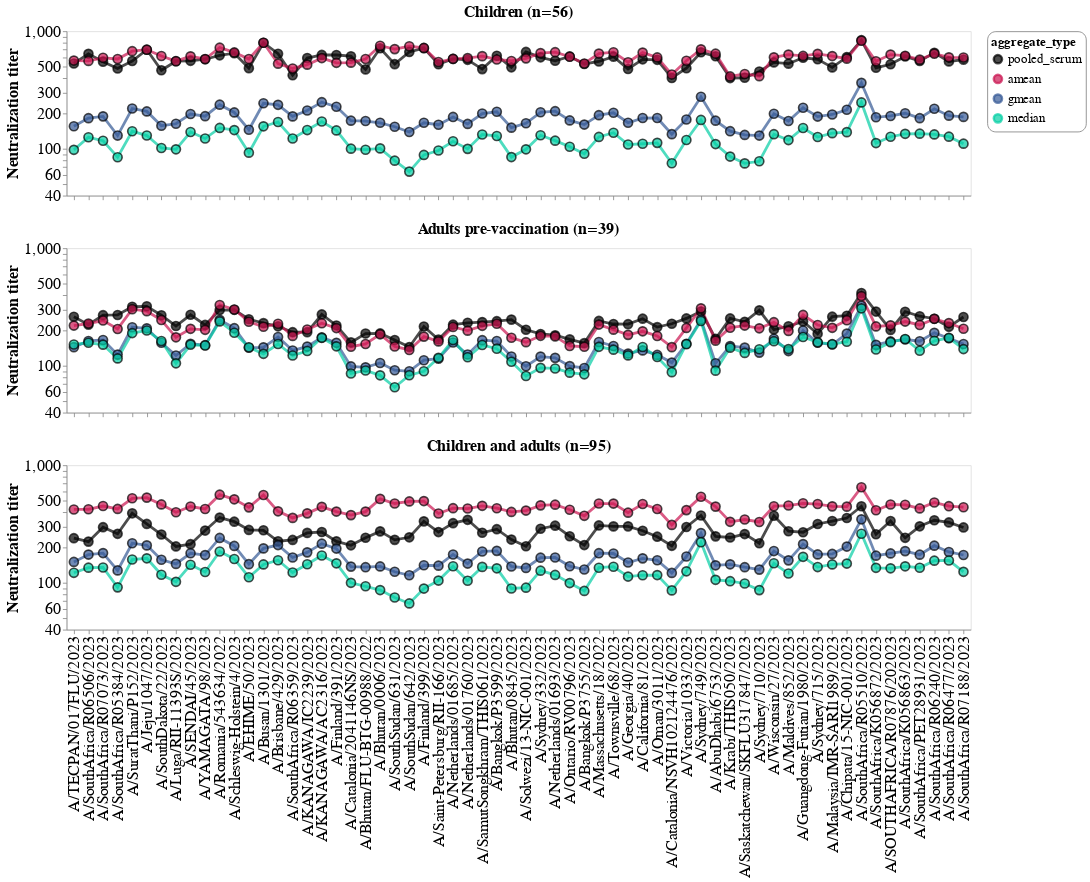

Here is the notebook cell this chart was saved with:
### Code cell
# Get titer plots
pretty_titer_plot = (alt.concat(*titer_plots, title = '', columns = 1).resolve_scale(
    y='shared',
    x='shared')
 .configure_legend(titleFontSize=16, 
                   labelFontSize = 16,
                   strokeColor='gray',
                   padding=5,
                   cornerRadius=10,
                   symbolStrokeWidth = 3)
                    )

# Save
outfile = os.path.join(resultsdir, 'median_adults_and_children_vs_pool.png')
pretty_titer_plot.save(outfile, dpi = 600)
pretty_titer_plot

### Figure 1 — Vega-Lite specification as saved in the notebook (floating-point values rounded to 4 significant figures; data arrays with more than 128 entries replaced by an {"elided": "..."} marker saying what was removed)
{"config": {"view": {"continuousWidth": 300, "continuousHeight": 300}, "legend": {"cornerRadius": 10, "labelFontSize": 16, "padding": 5, "strokeColor": "gray", "symbolStrokeWidth": 3, "titleFontSize": 16}}, "concat": [{"layer": [{"mark": {"type": "line", "opacity": 0.7, "point": false, "size": 3.4}, "encoding": {"color": {"field": "aggregate_type", "scale": {"range": ["black", "#ca1551", "#345995", "#03cea4"]}, "sort": ["Children"], "type": "nominal"}, "x": {"axis": {"grid": false, "labelAlign": "right", "labelFontSize": 0, "labelLimit": 1000, "title": null, "titleFontSize": 0, "titleY": 330}, "field": "virus", "sort": ["A/Texas/50/2012X-223A", "A/Texas/50/2012", "A/Switzerland/9715293/2013", "A/Switzerland/9715293/2013NIB-88", "A/Kansas/14/2017", "A/HongKong/4801/2014egg", "A/HongKong/4801/2014", "A/Singapore/INFIMH-16-0019/2016X-307A", "A/Singapore/INFIMH-16-0019/2016", "A/HongKong/2671/2019", "A/HongKong/45/2019", "A/Cambodia/e0826360/2020", "A/Cambodia/e0826360/2020egg", "A/TECPAN/017FLU/2023", "A/SouthAfrica/R06506/2023", "A/SouthAfrica/R07073/2023", "A/SouthAfrica/R05384/2023", "A/SuratThani/P152/2023", "A/Jeju/1047/2023", "A/SouthDakota/22/2023", "A/Luga/RII-11393S/2023", "A/SENDAI/45/2023", "A/YAMAGATA/98/2023", "A/Romania/543634/2022", "A/Schleswig-Holstein/4/2023", "A/EHIME/50/2023", "A/Darwin/9/2021", "A/Darwin/6/2021", "A/Busan/1301/2023", "A/Brisbane/429/2023", "A/SouthAfrica/R06359/2023", "A/KANAGAWA/IC2239/2023", "A/KANAGAWA/AC2316/2023", "A/Finland/391/2023", "A/Catalonia/2041146NS/2023", "A/Bhutan/FLU-BTG-00988/2022", "A/Bhutan/0006/2023", "A/SouthSudan/631/2023", "A/SouthSudan/642/2023", "A/Finland/399/2023", "A/Saint-Petersburg/RII-166/2023", "A/Thailand/8/2022", "A/Netherlands/01685/2023", "A/Netherlands/01760/2023", "A/SamutSongkhram/THIS061/2023", "A/Bangkok/P3599/2023", "A/Bhutan/0845/2023", "A/Solwezi/13-NIC-001/2023", "A/Sydney/332/2023", "A/Netherlands/01693/2023", "A/Ontario/RV00796/2023", "A/Bangkok/P3755/2023", "A/Massachusetts/18/2022", "A/Townsville/68/2023", "A/Georgia/40/2023", "A/California/81/2023", "A/Oman/3011/2023", "A/Catalonia/NSVH102124476/2023", "A/Victoria/1033/2023", "A/Sydney/749/2023", "A/AbuDhabi/6753/2023", "A/Krabi/THIS050/2023", "A/Saskatchewan/SKFLU317847/2023", "A/Sydney/710/2023", "A/Wisconsin/27/2023", "A/Maldives/852/2023", "A/Guangdong-Futian/1980/2023", "A/Sydney/715/2023", "A/Malaysia/IMR-SARI1989/2023", "A/Chipata/15-NIC-001/2023", "A/SouthAfrica/R05510/2023", "A/SouthAfrica/K056872/2023", "A/SOUTHAFRICA/R07876/202023", "A/SouthAfrica/K056863/2023", "A/SouthAfrica/PET28931/2023", "A/SouthAfrica/R06240/2023", "A/SouthAfrica/R06477/2023", "A/SouthAfrica/R07188/2023"], "type": "nominal"}, "y": {"axis": {"grid": false, "labelFontSize": 19, "title": "Neutralization titer", "titleFontSize": 19}, "field": "titer", "scale": {"domain": [40, 1000], "nice": false, "type": "log"}, "type": "quantitative"}}}, {"mark": {"type": "point", "filled": true, "opacity": 0.7, "size": 120, "stroke": "black", "strokeWidth": 2}, "encoding": {"color": {"field": "aggregate_type", "scale": {"range": ["black", "#ca1551", "#345995", "#03cea4"]}, "sort": ["Children"], "type": "nominal"}, "x": {"field": "virus", "sort": ["A/Texas/50/2012X-223A", "A/Texas/50/2012", "A/Switzerland/9715293/2013", "A/Switzerland/9715293/2013NIB-88", "A/Kansas/14/2017", "A/HongKong/4801/2014egg", "A/HongKong/4801/2014", "A/Singapore/INFIMH-16-0019/2016X-307A", "A/Singapore/INFIMH-16-0019/2016", "A/HongKong/2671/2019", "A/HongKong/45/2019", "A/Cambodia/e0826360/2020", "A/Cambodia/e0826360/2020egg", "A/TECPAN/017FLU/2023", "A/SouthAfrica/R06506/2023", "A/SouthAfrica/R07073/2023", "A/SouthAfrica/R05384/2023", "A/SuratThani/P152/2023", "A/Jeju/1047/2023", "A/SouthDakota/22/2023", "A/Luga/RII-11393S/2023", "A/SENDAI/45/2023", "A/YAMAGATA/98/2023", "A/Romania/543634/2022", "A/Schleswig-Holstein/4/2023", "A/EHIME/50/2023", "A/Darwin/9/2021", "A/Darwin/6/2021", "A/Busan/1301/2023", "A/Brisbane/429/2023", "A/SouthAfrica/R06359/2023", "A/KANAGAWA/IC2239/2023", "A/KANAGAWA/AC2316/2023", "A/Finland/391/2023", "A/Catalonia/2041146NS/2023", "A/Bhutan/FLU-BTG-00988/2022", "A/Bhutan/0006/2023", "A/SouthSudan/631/2023", "A/SouthSudan/642/2023", "A/Finland/399/2023", "A/Saint-Petersburg/RII-166/2023", "A/Thailand/8/2022", "A/Netherlands/01685/2023", "A/Netherlands/01760/2023", "A/SamutSongkhram/THIS061/2023", "A/Bangkok/P3599/2023", "A/Bhutan/0845/2023", "A/Solwezi/13-NIC-001/2023", "A/Sydney/332/2023", "A/Netherlands/01693/2023", "A/Ontario/RV00796/2023", "A/Bangkok/P3755/2023", "A/Massachusetts/18/2022", "A/Townsville/68/2023", "A/Georgia/40/2023", "A/California/81/2023", "A/Oman/3011/2023", "A/Catalonia/NSVH102124476/2023", "A/Victoria/1033/2023", "A/Sydney/749/2023", "A/AbuDhabi/6753/2023", "A/Krabi/THIS050/2023", "A/Saskatchewan/SKFLU317847/2023", "A/Sydney/710/2023", "A/Wisconsin/27/2023", "A/Maldives/852/2023", "A/Guangdong-Futian/1980/2023", "A/Sydney/715/2023", "A/Malaysia/IMR-SARI1989/2023", "A/Chipata/15-NIC-001/2023", "A/SouthAfrica/R05510/2023", "A/SouthAfrica/K056872/2023", "A/SOUTHAFRICA/R07876/202023", "A/SouthAfrica/K056863/2023", "A/SouthAfrica/PET28931/2023", "A/SouthAfrica/R06240/2023", "A/SouthAfrica/R06477/2023", "A/SouthAfrica/R07188/2023"], "type": "nominal"}, "y": {"field": "titer", "type": "quantitative"}}}], "data": {"name": "data-3b2e7f719a65099b0fe09a14836e688a"}, "height": 200, "title": {"text": "Children (n=56)", "anchor": "middle", "fontSize": 19}, "width": 1100}, {"layer": [{"mark": {"type": "line", "opacity": 0.7, "point": false, "size": 3.4}, "encoding": {"color": {"field": "aggregate_type", "scale": {"range": ["black", "#ca1551", "#345995", "#03cea4"]}, "sort": ["Children"], "type": "nominal"}, "x": {"axis": {"grid": false, "labelAlign": "right", "labelFontSize": 0, "labelLimit": 1000, "title": null, "titleFontSize": 0, "titleY": 330}, "field": "virus", "sort": ["A/Texas/50/2012X-223A", "A/Texas/50/2012", "A/Switzerland/9715293/2013", "A/Switzerland/9715293/2013NIB-88", "A/Kansas/14/2017", "A/HongKong/4801/2014egg", "A/HongKong/4801/2014", "A/Singapore/INFIMH-16-0019/2016X-307A", "A/Singapore/INFIMH-16-0019/2016", "A/HongKong/2671/2019", "A/HongKong/45/2019", "A/Cambodia/e0826360/2020", "A/Cambodia/e0826360/2020egg", "A/TECPAN/017FLU/2023", "A/SouthAfrica/R06506/2023", "A/SouthAfrica/R07073/2023", "A/SouthAfrica/R05384/2023", "A/SuratThani/P152/2023", "A/Jeju/1047/2023", "A/SouthDakota/22/2023", "A/Luga/RII-11393S/2023", "A/SENDAI/45/2023", "A/YAMAGATA/98/2023", "A/Romania/543634/2022", "A/Schleswig-Holstein/4/2023", "A/EHIME/50/2023", "A/Darwin/9/2021", "A/Darwin/6/2021", "A/Busan/1301/2023", "A/Brisbane/429/2023", "A/SouthAfrica/R06359/2023", "A/KANAGAWA/IC2239/2023", "A/KANAGAWA/AC2316/2023", "A/Finland/391/2023", "A/Catalonia/2041146NS/2023", "A/Bhutan/FLU-BTG-00988/2022", "A/Bhutan/0006/2023", "A/SouthSudan/631/2023", "A/SouthSudan/642/2023", "A/Finland/399/2023", "A/Saint-Petersburg/RII-166/2023", "A/Thailand/8/2022", "A/Netherlands/01685/2023", "A/Netherlands/01760/2023", "A/SamutSongkhram/THIS061/2023", "A/Bangkok/P3599/2023", "A/Bhutan/0845/2023", "A/Solwezi/13-NIC-001/2023", "A/Sydney/332/2023", "A/Netherlands/01693/2023", "A/Ontario/RV00796/2023", "A/Bangkok/P3755/2023", "A/Massachusetts/18/2022", "A/Townsville/68/2023", "A/Georgia/40/2023", "A/California/81/2023", "A/Oman/3011/2023", "A/Catalonia/NSVH102124476/2023", "A/Victoria/1033/2023", "A/Sydney/749/2023", "A/AbuDhabi/6753/2023", "A/Krabi/THIS050/2023", "A/Saskatchewan/SKFLU317847/2023", "A/Sydney/710/2023", "A/Wisconsin/27/2023", "A/Maldives/852/2023", "A/Guangdong-Futian/1980/2023", "A/Sydney/715/2023", "A/Malaysia/IMR-SARI1989/2023", "A/Chipata/15-NIC-001/2023", "A/SouthAfrica/R05510/2023", "A/SouthAfrica/K056872/2023", "A/SOUTHAFRICA/R07876/202023", "A/SouthAfrica/K056863/2023", "A/SouthAfrica/PET28931/2023", "A/SouthAfrica/R06240/2023", "A/SouthAfrica/R06477/2023", "A/SouthAfrica/R07188/2023"], "type": "nominal"}, "y": {"axis": {"grid": false, "labelFontSize": 19, "title": "Neutralization titer", "titleFontSize": 19}, "field": "titer", "scale": {"domain": [40, 1000], "nice": false, "type": "log"}, "type": "quantitative"}}}, {"mark": {"type": "point", "filled": true, "opacity": 0.7, "size": 120, "stroke": "black", "strokeWidth": 2}, "encoding": {"color": {"field": "aggregate_type", "scale": {"range": ["black", "#ca1551", "#345995", "#03cea4"]}, "sort": ["Children"], "type": "nominal"}, "x": {"field": "virus", "sort": ["A/Texas/50/2012X-223A", "A/Texas/50/2012", "A/Switzerland/9715293/2013", "A/Switzerland/9715293/2013NIB-88", "A/Kansas/14/2017", "A/HongKong/4801/2014egg", "A/HongKong/4801/2014", "A/Singapore/INFIMH-16-0019/2016X-307A", "A/Singapore/INFIMH-16-0019/2016", "A/HongKong/2671/2019", "A/HongKong/45/2019", "A/Cambodia/e0826360/2020", "A/Cambodia/e0826360/2020egg", "A/TECPAN/017FLU/2023", "A/SouthAfrica/R06506/2023", "A/SouthAfrica/R07073/2023", "A/SouthAfrica/R05384/2023", "A/SuratThani/P152/2023", "A/Jeju/1047/2023", "A/SouthDakota/22/2023", "A/Luga/RII-11393S/2023", "A/SENDAI/45/2023", "A/YAMAGATA/98/2023", "A/Romania/543634/2022", "A/Schleswig-Holstein/4/2023", "A/EHIME/50/2023", "A/Darwin/9/2021", "A/Darwin/6/2021", "A/Busan/1301/2023", "A/Brisbane/429/2023", "A/SouthAfrica/R06359/2023", "A/KANAGAWA/IC2239/2023", "A/KANAGAWA/AC2316/2023", "A/Finland/391/2023", "A/Catalonia/2041146NS/2023", "A/Bhutan/FLU-BTG-00988/2022", "A/Bhutan/0006/2023", "A/SouthSudan/631/2023", "A/SouthSudan/642/2023", "A/Finland/399/2023", "A/Saint-Petersburg/RII-166/2023", "A/Thailand/8/2022", "A/Netherlands/01685/2023", "A/Netherlands/01760/2023", "A/SamutSongkhram/THIS061/2023", "A/Bangkok/P3599/2023", "A/Bhutan/0845/2023", "A/Solwezi/13-NIC-001/2023", "A/Sydney/332/2023", "A/Netherlands/01693/2023", "A/Ontario/RV00796/2023", "A/Bangkok/P3755/2023", "A/Massachusetts/18/2022", "A/Townsville/68/2023", "A/Georgia/40/2023", "A/California/81/2023", "A/Oman/3011/2023", "A/Catalonia/NSVH102124476/2023", "A/Victoria/1033/2023", "A/Sydney/749/2023", "A/AbuDhabi/6753/2023", "A/Krabi/THIS050/2023", "A/Saskatchewan/SKFLU317847/2023", "A/Sydney/710/2023", "A/Wisconsin/27/2023", "A/Maldives/852/2023", "A/Guangdong-Futian/1980/2023", "A/Sydney/715/2023", "A/Malaysia/IMR-SARI1989/2023", "A/Chipata/15-NIC-001/2023", "A/SouthAfrica/R05510/2023", "A/SouthAfrica/K056872/2023", "A/SOUTHAFRICA/R07876/202023", "A/SouthAfrica/K056863/2023", "A/SouthAfrica/PET28931/2023", "A/SouthAfrica/R06240/2023", "A/SouthAfrica/R06477/2023", "A/SouthAfrica/R07188/2023"], "type": "nominal"}, "y": {"field": "titer", "type": "quantitative"}}}], "data": {"name": "data-65aa7d5ee1976b0156d9bfc7b4c2b5ab"}, "height": 200, "title": {"text": "Adults pre-vaccination (n=39)", "anchor": "middle", "fontSize": 19}, "width": 1100}, {"layer": [{"mark": {"type": "line", "opacity": 0.7, "point": false, "size": 3.4}, "encoding": {"color": {"field": "aggregate_type", "scale": {"range": ["black", "#ca1551", "#345995", "#03cea4"]}, "sort": ["Children"], "type": "nominal"}, "x": {"axis": {"grid": false, "labelAlign": "right", "labelFontSize": 19, "labelLimit": 1000, "title": null, "titleFontSize": 19, "titleY": 330}, "field": "virus", "sort": ["A/Texas/50/2012X-223A", "A/Texas/50/2012", "A/Switzerland/9715293/2013", "A/Switzerland/9715293/2013NIB-88", "A/Kansas/14/2017", "A/HongKong/4801/2014egg", "A/HongKong/4801/2014", "A/Singapore/INFIMH-16-0019/2016X-307A", "A/Singapore/INFIMH-16-0019/2016", "A/HongKong/2671/2019", "A/HongKong/45/2019", "A/Cambodia/e0826360/2020", "A/Cambodia/e0826360/2020egg", "A/TECPAN/017FLU/2023", "A/SouthAfrica/R06506/2023", "A/SouthAfrica/R07073/2023", "A/SouthAfrica/R05384/2023", "A/SuratThani/P152/2023", "A/Jeju/1047/2023", "A/SouthDakota/22/2023", "A/Luga/RII-11393S/2023", "A/SENDAI/45/2023", "A/YAMAGATA/98/2023", "A/Romania/543634/2022", "A/Schleswig-Holstein/4/2023", "A/EHIME/50/2023", "A/Darwin/9/2021", "A/Darwin/6/2021", "A/Busan/1301/2023", "A/Brisbane/429/2023", "A/SouthAfrica/R06359/2023", "A/KANAGAWA/IC2239/2023", "A/KANAGAWA/AC2316/2023", "A/Finland/391/2023", "A/Catalonia/2041146NS/2023", "A/Bhutan/FLU-BTG-00988/2022", "A/Bhutan/0006/2023", "A/SouthSudan/631/2023", "A/SouthSudan/642/2023", "A/Finland/399/2023", "A/Saint-Petersburg/RII-166/2023", "A/Thailand/8/2022", "A/Netherlands/01685/2023", "A/Netherlands/01760/2023", "A/SamutSongkhram/THIS061/2023", "A/Bangkok/P3599/2023", "A/Bhutan/0845/2023", "A/Solwezi/13-NIC-001/2023", "A/Sydney/332/2023", "A/Netherlands/01693/2023", "A/Ontario/RV00796/2023", "A/Bangkok/P3755/2023", "A/Massachusetts/18/2022", "A/Townsville/68/2023", "A/Georgia/40/2023", "A/California/81/2023", "A/Oman/3011/2023", "A/Catalonia/NSVH102124476/2023", "A/Victoria/1033/2023", "A/Sydney/749/2023", "A/AbuDhabi/6753/2023", "A/Krabi/THIS050/2023", "A/Saskatchewan/SKFLU317847/2023", "A/Sydney/710/2023", "A/Wisconsin/27/2023", "A/Maldives/852/2023", "A/Guangdong-Futian/1980/2023", "A/Sydney/715/2023", "A/Malaysia/IMR-SARI1989/2023", "A/Chipata/15-NIC-001/2023", "A/SouthAfrica/R05510/2023", "A/SouthAfrica/K056872/2023", "A/SOUTHAFRICA/R07876/202023", "A/SouthAfrica/K056863/2023", "A/SouthAfrica/PET28931/2023", "A/SouthAfrica/R06240/2023", "A/SouthAfrica/R06477/2023", "A/SouthAfrica/R07188/2023"], "type": "nominal"}, "y": {"axis": {"grid": false, "labelFontSize": 19, "title": "Neutralization titer", "titleFontSize": 19}, "field": "titer", "scale": {"domain": [40, 1000], "nice": false, "type": "log"}, "type": "quantitative"}}}, {"mark": {"type": "point", "filled": true, "opacity": 0.7, "size": 120, "stroke": "black", "strokeWidth": 2}, "encoding": {"color": {"field": "aggregate_type", "scale": {"range": ["black", "#ca1551", "#345995", "#03cea4"]}, "sort": ["Children"], "type": "nominal"}, "x": {"field": "virus", "sort": ["A/Texas/50/2012X-223A", "A/Texas/50/2012", "A/Switzerland/9715293/2013", "A/Switzerland/9715293/2013NIB-88", "A/Kansas/14/2017", "A/HongKong/4801/2014egg", "A/HongKong/4801/2014", "A/Singapore/INFIMH-16-0019/2016X-307A", "A/Singapore/INFIMH-16-0019/2016", "A/HongKong/2671/2019", "A/HongKong/45/2019", "A/Cambodia/e0826360/2020", "A/Cambodia/e0826360/2020egg", "A/TECPAN/017FLU/2023", "A/SouthAfrica/R06506/2023", "A/SouthAfrica/R07073/2023", "A/SouthAfrica/R05384/2023", "A/SuratThani/P152/2023", "A/Jeju/1047/2023", "A/SouthDakota/22/2023", "A/Luga/RII-11393S/2023", "A/SENDAI/45/2023", "A/YAMAGATA/98/2023", "A/Romania/543634/2022", "A/Schleswig-Holstein/4/2023", "A/EHIME/50/2023", "A/Darwin/9/2021", "A/Darwin/6/2021", "A/Busan/1301/2023", "A/Brisbane/429/2023", "A/SouthAfrica/R06359/2023", "A/KANAGAWA/IC2239/2023", "A/KANAGAWA/AC2316/2023", "A/Finland/391/2023", "A/Catalonia/2041146NS/2023", "A/Bhutan/FLU-BTG-00988/2022", "A/Bhutan/0006/2023", "A/SouthSudan/631/2023", "A/SouthSudan/642/2023", "A/Finland/399/2023", "A/Saint-Petersburg/RII-166/2023", "A/Thailand/8/2022", "A/Netherlands/01685/2023", "A/Netherlands/01760/2023", "A/SamutSongkhram/THIS061/2023", "A/Bangkok/P3599/2023", "A/Bhutan/0845/2023", "A/Solwezi/13-NIC-001/2023", "A/Sydney/332/2023", "A/Netherlands/01693/2023", "A/Ontario/RV00796/2023", "A/Bangkok/P3755/2023", "A/Massachusetts/18/2022", "A/Townsville/68/2023", "A/Georgia/40/2023", "A/California/81/2023", "A/Oman/3011/2023", "A/Catalonia/NSVH102124476/2023", "A/Victoria/1033/2023", "A/Sydney/749/2023", "A/AbuDhabi/6753/2023", "A/Krabi/THIS050/2023", "A/Saskatchewan/SKFLU317847/2023", "A/Sydney/710/2023", "A/Wisconsin/27/2023", "A/Maldives/852/2023", "A/Guangdong-Futian/1980/2023", "A/Sydney/715/2023", "A/Malaysia/IMR-SARI1989/2023", "A/Chipata/15-NIC-001/2023", "A/SouthAfrica/R05510/2023", "A/SouthAfrica/K056872/2023", "A/SOUTHAFRICA/R07876/202023", "A/SouthAfrica/K056863/2023", "A/SouthAfrica/PET28931/2023", "A/SouthAfrica/R06240/2023", "A/SouthAfrica/R06477/2023", "A/SouthAfrica/R07188/2023"], "type": "nominal"}, "y": {"field": "titer", "type": "quantitative"}}}], "data": {"name": "data-27e86dc90092ec5474924eecdb15d35f"}, "height": 200, "title": {"text": "Children and adults (n=95)", "anchor": "middle", "fontSize": 19}, "width": 1100}], "columns": 1, "resolve": {"scale": {"x": "shared", "y": "shared"}}, "title": "", "$schema": "https://vega.github.io/schema/vega-lite/v5.16.3.json", "datasets": {"data-3b2e7f719a65099b0fe09a14836e688a": {"elided": "248 records"}, "data-65aa7d5ee1976b0156d9bfc7b4c2b5ab": {"elided": "248 records"}, "data-27e86dc90092ec5474924eecdb15d35f": {"elided": "248 records"}}}
